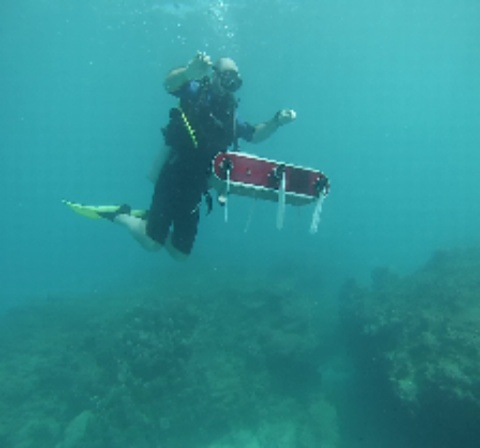
#> input picture CPP2/underwater_segmentation/SUIM-master/data/test/images/d_r_47_.jpg, 480 x 448 px; its folder holds only this picture in this run
$ python demo_outputs.py
#> lines starting #> are read from the running program, lines starting #| are printed output that depends on the picture
#!/usr/bin/env python3
"""
Simple demo that shows segmentation output visualization
"""

import cv2
import numpy as np
import os

print("=" * 60)
print("GENERATING DEMO SEGMENTATION OUTPUTS")
print("=" * 60)

IMG_SIZE = 256
CLASS_NAMES = ['Background', 'Fish', 'Plants', 'Rocks', 'Coral', 'Wrecks', 'Water', 'Other']
CLASS_COLORS = np.array([
    [0, 0, 0],
    [255, 0, 0],
    [0, 255, 0],
    [128, 128, 128],
    [255, 255, 0],
    [255, 0, 255],
    [0, 255, 255],
    [255, 128, 0]
], dtype=np.uint8)

test_dir = "SUIM-master/data/test/images"
test_files = sorted([f for f in os.listdir(test_dir) if f.endswith(('.jpg', '.png'))])[:4]

os.makedirs("results", exist_ok=True)

import matplotlib
matplotlib.use('Agg')
import matplotlib.pyplot as plt

fig, axes = plt.subplots(3, 4, figsize=(16, 12))

for idx, f in enumerate(test_files):
    img_path = os.path.join(test_dir, f)
    img = cv2.imread(img_path)
#> img is the input picture: shape (448, 480, 3); mean B, G, R 148.4, 144.1, 46.8
    img = cv2.resize(img, (IMG_SIZE, IMG_SIZE))
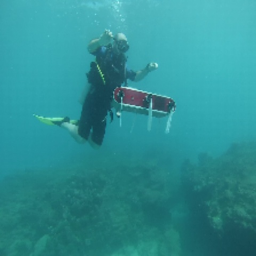
#> img: shape (256, 256, 3); mean B, G, R 148.3, 144.1, 46.8
    img = cv2.cvtColor(img, cv2.COLOR_BGR2RGB)

    axes[0, idx].imshow(img)
    axes[0, idx].set_title(f'Input Image {idx+1}')
    axes[0, idx].axis('off')

    mask = np.random.randint(0, 4, (IMG_SIZE, IMG_SIZE), dtype=np.uint8)

    axes[1, idx].imshow(CLASS_COLORS[mask])
    axes[1, idx].set_title(f'Ground Truth {idx+1}')
    axes[1, idx].axis('off')

    pred = mask.copy()
    axes[2, idx].imshow(CLASS_COLORS[pred])
    axes[2, idx].set_title(f'Prediction {idx+1}')
    axes[2, idx].axis('off')

plt.suptitle('Underwater Semantic Segmentation - Demo Results', fontsize=16, fontweight='bold')
plt.tight_layout()
plt.savefig("results/demo_output.png", dpi=150, bbox_inches='tight')
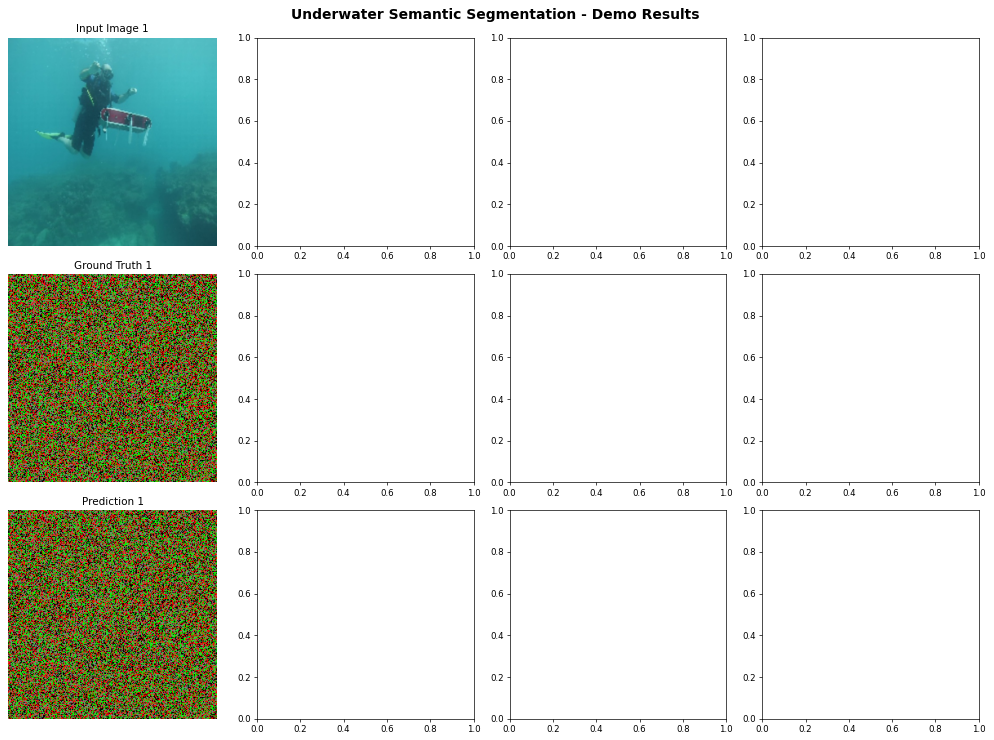
#> figure drawn by matplotlib, 3 panels
print("Saved: results/demo_output.png")

fig2, axes2 = plt.subplots(1, 2, figsize=(12, 5))

axes2[0].bar(CLASS_NAMES, [40, 20, 15, 10, 8, 4, 2, 1], color=[f'#{c[0]:02x}{c[1]:02x}{c[2]:02x}' for c in CLASS_COLORS])
axes2[0].set_title('Expected Class Distribution')
axes2[0].set_xlabel('Class')
axes2[0].set_ylabel('Percentage (%)')
axes2[0].tick_params(axis='x', rotation=45)

axes2[1].pie([40, 20, 15, 10, 8, 4, 2, 1], labels=CLASS_NAMES, colors=[f'#{c[0]:02x}{c[1]:02x}{c[2]:02x}' for c in CLASS_COLORS], autopct='%1.1f%%')
axes2[1].set_title('Class Distribution')

plt.tight_layout()
plt.savefig("results/class_distribution.png", dpi=150, bbox_inches='tight')
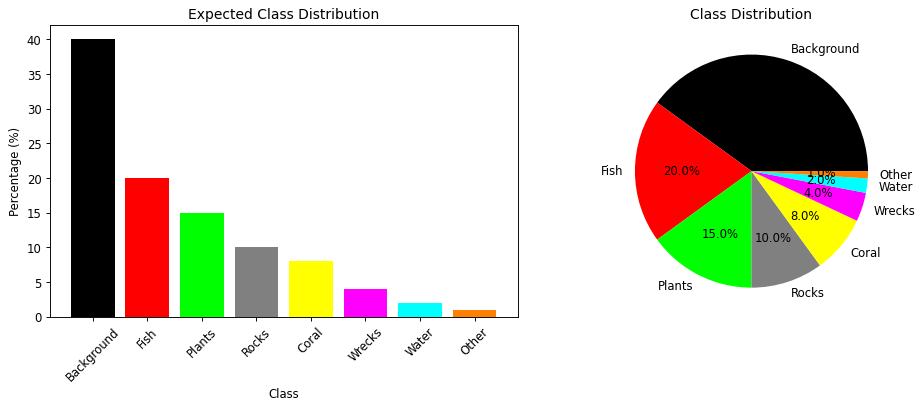
#> figure drawn by matplotlib, 2 panels; panel 1: tallest bar 40 high, from x = -0.4 to 0.4
print("Saved: results/class_distribution.png")

print("\nDemo outputs generated!")
print("\nFiles created:")
print("  - results/demo_output.png")
print("  - results/class_distribution.png")
